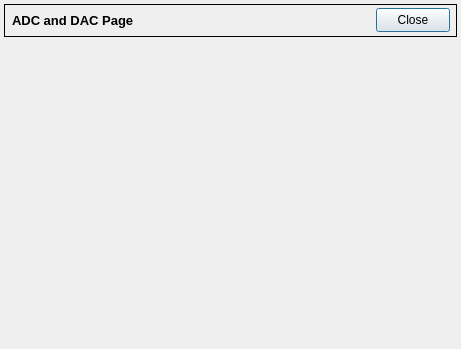
<?xml version="1.0" encoding="UTF-8"?>
<ui version="4.0">
 <class>AdcDac2MSA</class>
 <widget class="QDialog" name="AdcDac2MSA">
  <property name="geometry">
   <rect>
    <x>0</x>
    <y>0</y>
    <width>461</width>
    <height>349</height>
   </rect>
  </property>
  <property name="windowTitle">
   <string>Dialog</string>
  </property>
  <widget class="QFrame" name="frame">
   <property name="geometry">
    <rect>
     <x>4</x>
     <y>4</y>
     <width>453</width>
     <height>33</height>
    </rect>
   </property>
   <property name="frameShape">
    <enum>QFrame::Box</enum>
   </property>
   <property name="frameShadow">
    <enum>QFrame::Plain</enum>
   </property>
   <widget class="QPushButton" name="adcClosePB">
    <property name="geometry">
     <rect>
      <x>372</x>
      <y>4</y>
      <width>74</width>
      <height>24</height>
     </rect>
    </property>
    <property name="text">
     <string>Close</string>
    </property>
   </widget>
   <widget class="QLabel" name="label">
    <property name="geometry">
     <rect>
      <x>8</x>
      <y>8</y>
      <width>151</width>
      <height>16</height>
     </rect>
    </property>
    <property name="font">
     <font>
      <pointsize>10</pointsize>
      <weight>75</weight>
      <bold>true</bold>
     </font>
    </property>
    <property name="text">
     <string>ADC and DAC Page</string>
    </property>
   </widget>
  </widget>
  <widget class="QEForm" name="adcDacQEF">
   <property name="geometry">
    <rect>
     <x>4</x>
     <y>42</y>
     <width>452</width>
     <height>300</height>
    </rect>
   </property>
   <property name="uiFile" stdset="0">
    <string>/afs/slac/g/testfac/tools/display/beckhoff/common/ui/adcdac2m.ui</string>
   </property>
   <property name="variableSubstitutions" stdset="0">
    <string>P=$(P),R=$(R),N=$(N)</string>
   </property>
  </widget>
 </widget>
 <customwidgets>
  <customwidget>
   <class>QEForm</class>
   <extends>QWidget</extends>
   <header>QEForm.h</header>
  </customwidget>
 </customwidgets>
 <resources/>
 <connections/>
</ui>
